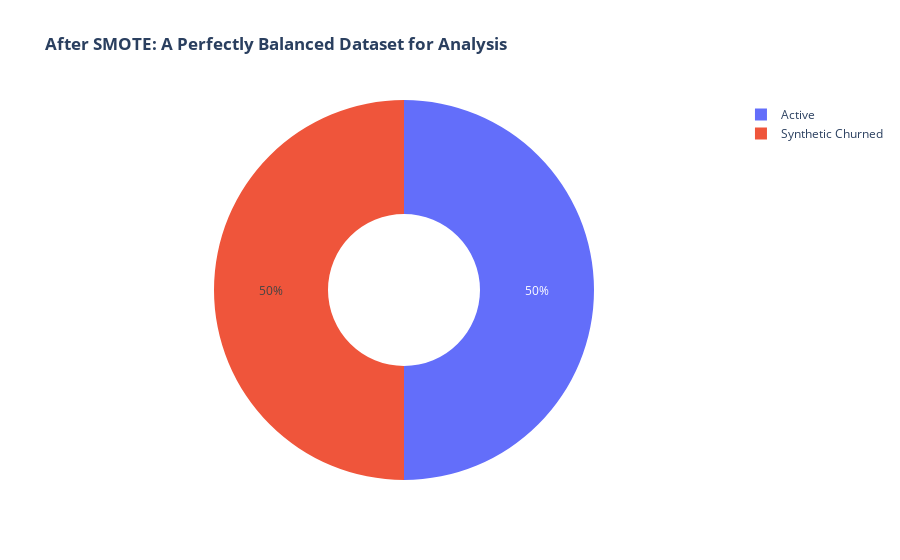
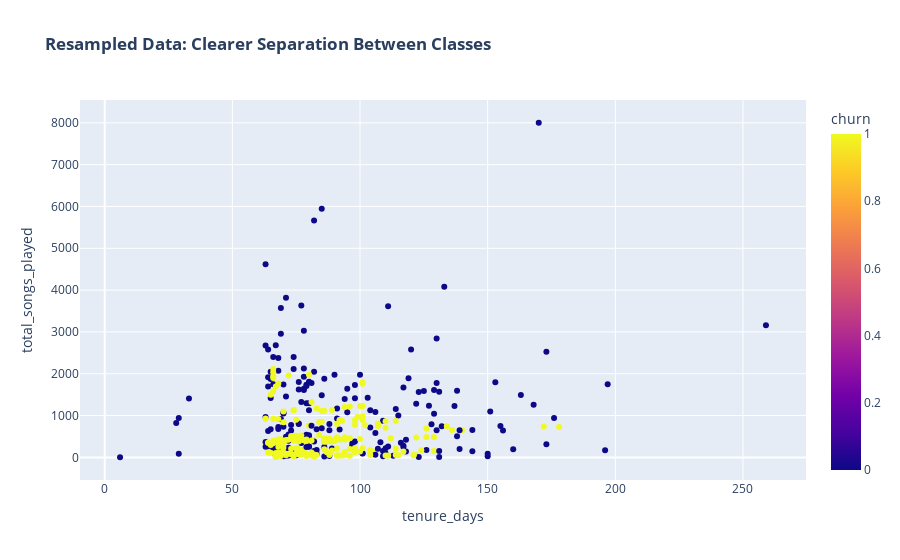

Notebook code cell kept with these figures, in order:
### Markdown cell above
### Visualizing the Balanced Data

### Code cell
# ---
# ## Visualizing the Balanced Data
#
# After applying SMOTE, we can see a much clearer separation and relationship between the features for the two classes.
# ---

# Churn Distribution on Resampled Data
resampled_counts = df_resampled["churn"].value_counts()
fig = px.pie(
    values=resampled_counts.values,
    names=resampled_counts.index.map({0: "Active", 1: "Synthetic Churned"}),
    title="<b>After SMOTE: A Perfectly Balanced Dataset for Analysis</b>",
    hole=0.4,
)
fig.show()

# Scatter plot on Resampled Data
fig = px.scatter(
    df_resampled,
    x="tenure_days",
    y="total_songs_played",
    color="churn",
    title="<b>Resampled Data: Clearer Separation Between Classes</b>",
    color_discrete_map={0: "blue", 1: "red"},
)
fig.show()

### Figure 1 — Plotly figure (JSON) as saved in the notebook; plotly's stock layout.template omitted (floating-point values rounded to 4 significant figures)
{"data": [{"domain": {"x": [0, 1], "y": [0, 1]}, "hole": 0.4, "hovertemplate": "label=%{label}<br>value=%{value}<extra></extra>", "labels": ["Active", "Synthetic Churned"], "legendgroup": "", "name": "", "showlegend": true, "type": "pie", "values": [188, 188]}], "layout": {"legend": {"tracegroupgap": 0}, "title": {"text": "<b>After SMOTE: A Perfectly Balanced Dataset for Analysis</b>"}}}

### Figure 2 — Plotly figure (JSON) as saved in the notebook; plotly's stock layout.template omitted (floating-point values rounded to 4 significant figures; data arrays with more than 128 entries replaced by an {"elided": "..."} marker saying what was removed)
{"data": [{"hovertemplate": "tenure_days=%{x}<br>total_songs_played=%{y}<br>churn=%{marker.color}<extra></extra>", "legendgroup": "", "marker": {"color": {"elided": "376 int values"}, "coloraxis": "coloraxis", "symbol": "circle"}, "mode": "markers", "name": "", "orientation": "v", "showlegend": false, "type": "scatter", "x": {"elided": "376 int values"}, "xaxis": "x", "y": {"elided": "376 int values"}, "yaxis": "y"}], "layout": {"coloraxis": {"colorbar": {"title": {"text": "churn"}}, "colorscale": [[0, "#0d0887"], [0.1111, "#46039f"], [0.2222, "#7201a8"], [0.3333, "#9c179e"], [0.4444, "#bd3786"], [0.5556, "#d8576b"], [0.6667, "#ed7953"], [0.7778, "#fb9f3a"], [0.8889, "#fdca26"], [1, "#f0f921"]]}, "legend": {"tracegroupgap": 0}, "title": {"text": "<b>Resampled Data: Clearer Separation Between Classes</b>"}, "xaxis": {"anchor": "y", "domain": [0, 1], "title": {"text": "tenure_days"}}, "yaxis": {"anchor": "x", "domain": [0, 1], "title": {"text": "total_songs_played"}}}}
